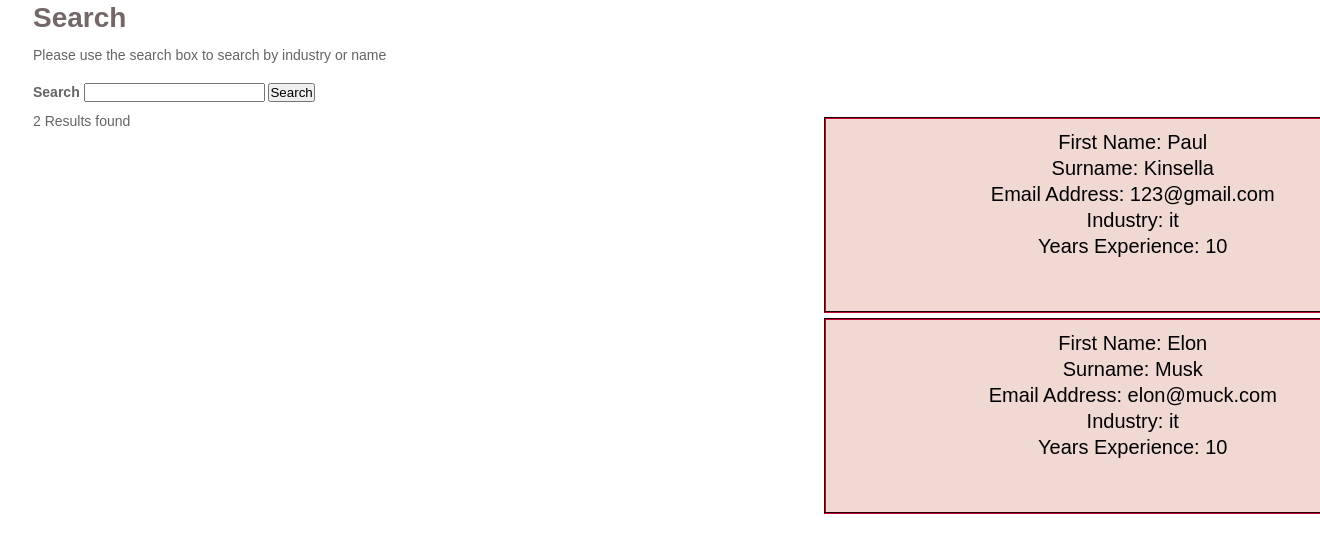
The page /old_files/search.php?s=it on the database as committed earlier.
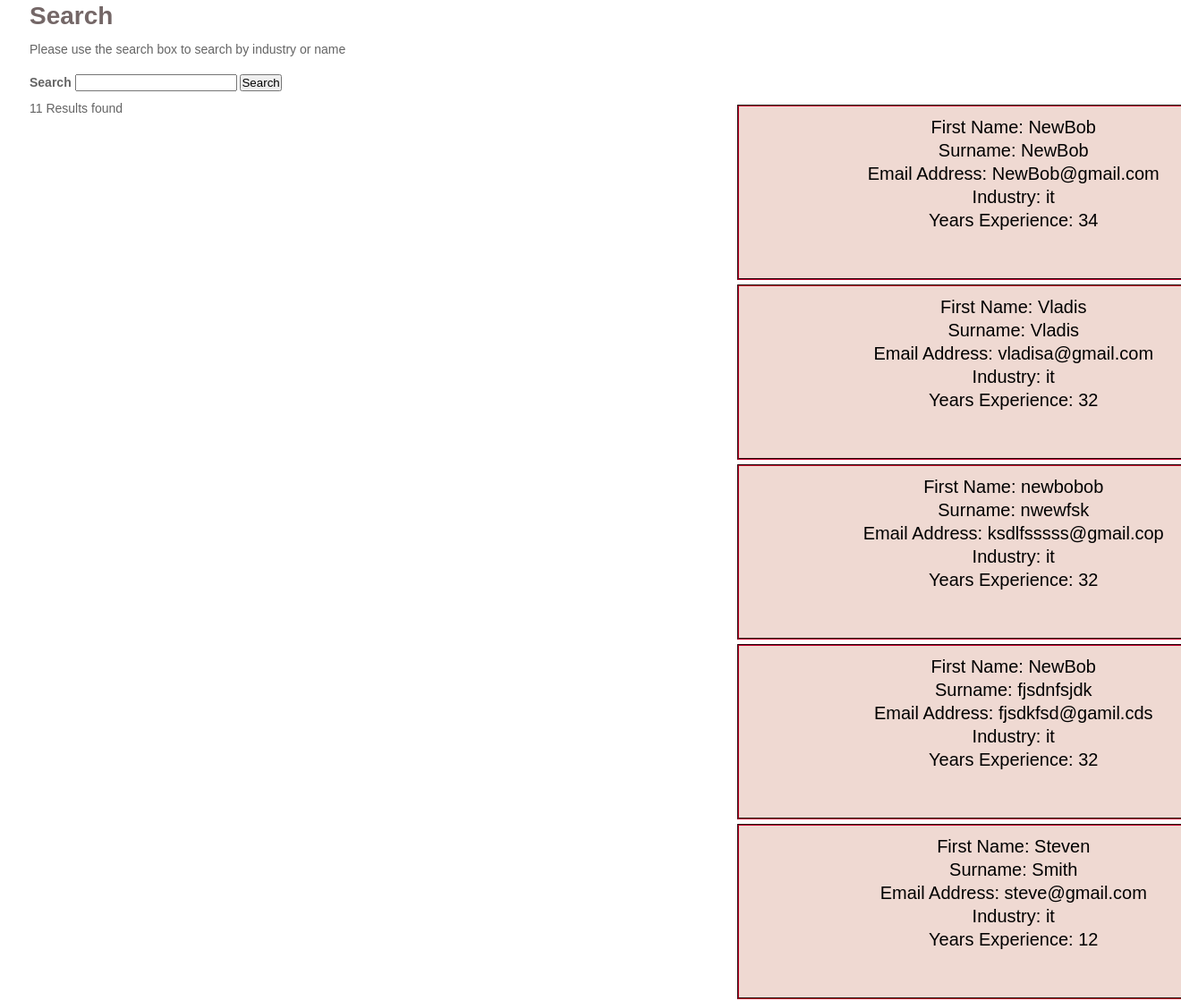
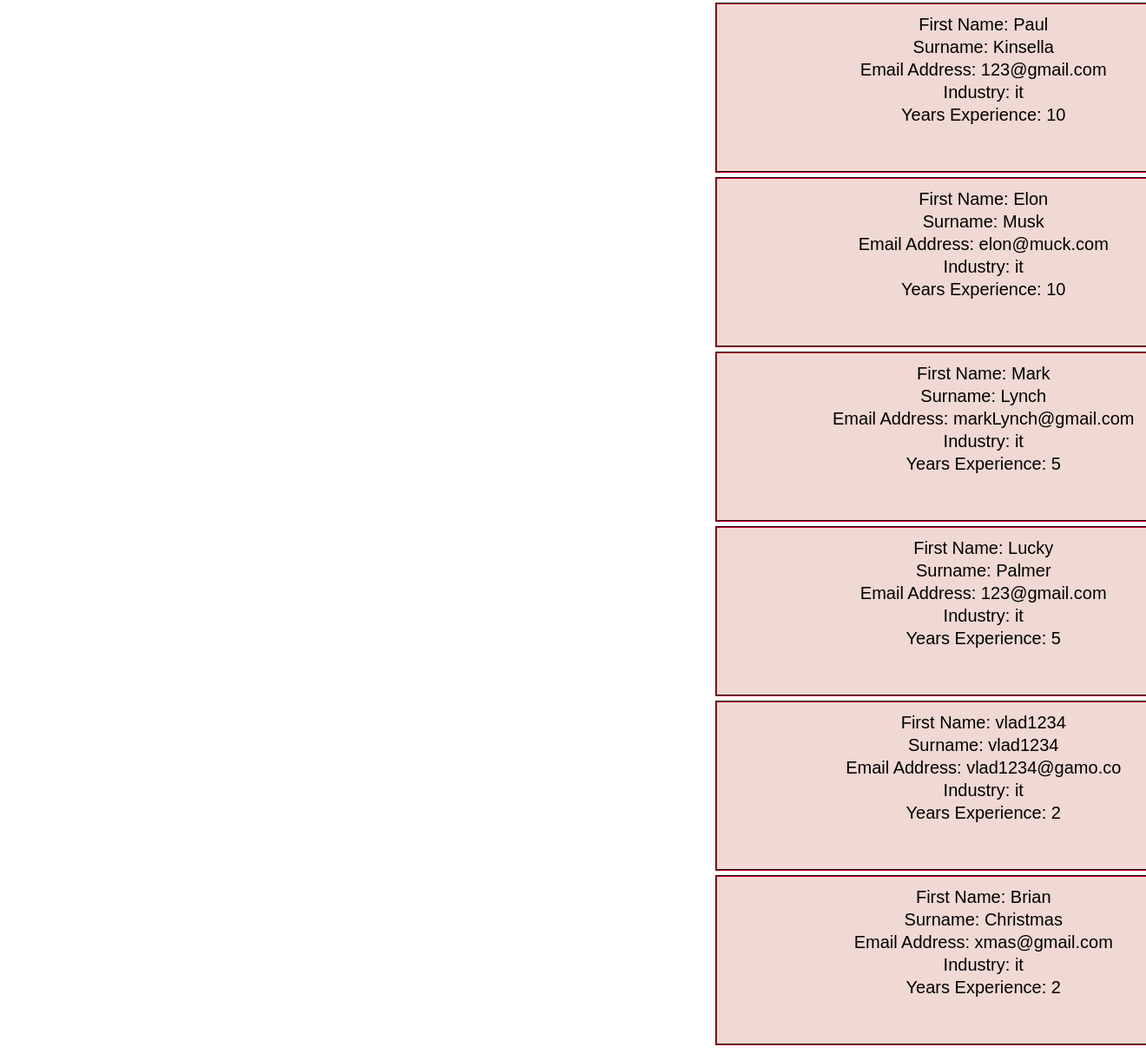
The same page on the database as committed later (2 pictures, top to bottom).
### tables this page shows
CREATE TABLE IF NOT EXISTS `newuser` (
  `id` int(100) NOT NULL AUTO_INCREMENT,
  `first` varchar(128) NOT NULL,
  `last` varchar(128) NOT NULL,
  `uid` varchar(128) NOT NULL,
  `pwd` varchar(1000) NOT NULL,
  `email` varchar(255) NOT NULL,
  `years` int(11) NOT NULL,
  `industry` enum('it','retail','medical','manual labour','academic','accountancy and finance','architecture/design','childcare','drivers','education/training','graduate','hair and beauty','motor industry') DEFAULT NULL,
  `bio` varchar(1000) NOT NULL,
  `userPic` varchar(200) NOT NULL,
  `user_cv` varchar(255) NOT NULL,
  `timestamp` timestamp NOT NULL DEFAULT CURRENT_TIMESTAMP,
  PRIMARY KEY (`id`)
);

### class-search.php (called while the page is built, shortened)
<?php
class search{
    private $mysqli;
    private function connect(){
        $this->mysqli = new mysqli('localhost','root',"",'logintest');
    }
    public function search($search_term){
        $sanitized = $this->mysqli->real_escape_string($search_term);
        $query = $this->mysqli->query("
        SELECT  first, last, email, industry, years, userPic, user_cv
        FROM newuser
        WHERE industry LIKE '%{$sanitized}%'
        OR years < '$sanitized'
        ORDER by years DESC
        ");
        while($row = $query->fetch_object()){
            $rows[] = $row;
        }
        $search_results = array(
        'count' => $query ->num_rows,
        'results' => $rows,
        );
        return $search_results;
    }
}

### old_files/search.php (the view, shortened to what this page needs)
<?php
if(isset($_GET['s'])){
    require_once( dirname( __FILE__ ) . '../class-search.php');
    $search = new search();
    $search_term = $_GET['s'];
    $search_results = $search->search($search_term);
}
?>
<!DOCTYPE html>
<html>
    <head>
         <link rel="stylesheet" type="text/css" href="style.css">
    </head>
    <body>
    <div class="wrapper">
    <h1>Search</h1>
        <p>Please use the search box to search by industry or name</p><br>
    <div class="search-form">
        <form action=" " method="get">
            <div class="form-field">
            <label for="search-field">Search</label>
            <input type="search" name="s" placeholder=" Search industry, example it, retail etc" results ="5" value="<?php $search_term =' '; echo $search_term; ?>">
             <input type="submit" value="Search">
            </div>
        </form>
        </div>
        <div class="row">
        <div class="col-1-2">
        <?php
        if(!empty($search_results)):?>
        <div class="results-count">
        <p><?php echo $search_results['count'];?> Results found</p>
        </div><br>
        </div>
        <div class="col-1-2">
        <?php foreach($search_results['results'] as $search_result): ?>
            <div class="result">
            <p>First Name: <?php echo $search_result->first; ?></p>
                <p>Surname: <?php echo $search_result->last; ?></p>
                <p>Email Address: <?php echo $search_result->email; ?></p>
                <p>Industry: <?php echo $search_result->industry; ?></p>
                <p>Years Experience: <?php echo $search_result->years; ?></p><br><br>
            </div>
            <?php endforeach; ?>
        </div>
        <?php endif; ?>
        </div>
    </body>
</html>

### old_files/style.css (style rules this page uses)
* { margin: 0px; padding:0px; text-decoration: none; }
body { background:white; }
.result { background-color:#efd9d2; padding-top:10px; margin-left: 25%; margin-right: 25%; text-align: center; margin-top: 5px; width:100%; border-style: groove; border-color: #74031C; border-width: 2px; color:black; font-family: sans-serif; font-size: 20px; }
*, *:before, *:after { box-sizing: border-box; }
body { color: rgb(100,100,100); font-family: sans-serif; font-size: 14px; line-height: 1.3; }
.wrapper { margin: 0 auto; padding-bottom: 0px; max-width: 95%; margin-bottom: 0px; }
h1 { font-family: "Arial", cursive; font-size: 2em; margin-bottom: 10px; color: #746767; }
label { font-weight: bold; }
.row { display: flex; flex-flow: row wrap; margin: 0 -10px; margin-bottom: 10px; }
.row:last-child { margin-bottom: 0; }
[class*="col-"] { padding: 10px; width: 100%; }
@media all and ( min-width: 600px ) { .col-1-2 { width: 50%; } }

Rows that differ between the two databases and show on the page:
added newuser: first "NewBob", last "NewBob", email "NewBob@gmail.com", industry "it", years "34"
added newuser: first "Vladis", last "Vladis", email "vladisa@gmail.com", industry "it", years "32"
added newuser: first "newbobob", last "nwewfsk", email "ksdlfsssss@gmail.cop", industry "it", years "32"
added newuser: first "NewBob", last "fjsdnfsjdk", email "fjsdkfsd@gamil.cds", industry "it", years "32"
added newuser: first "Steven", last "Smith", email "steve@gmail.com", industry "it", years "12"
added newuser: first "Mark", last "Lynch", email "markLynch@gmail.com", industry "it", years "5"
added newuser: first "Lucky", last "Palmer", email "123@gmail.com", industry "it", years "5"
added newuser: first "vlad1234", last "vlad1234", email "vlad1234@gamo.co", industry "it", years "2"
added newuser: first "Brian", last "Christmas", email "xmas@gmail.com", industry "it", years "2"
Other text that changed with them:
$search_results['count']: "2" → "11"
